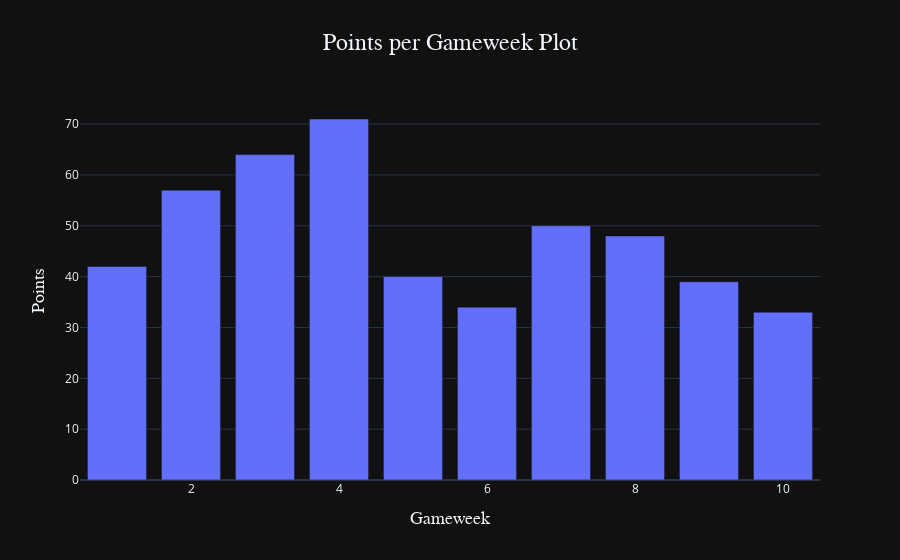

The notebook cell saved with this chart:
### Code cell
from fpl import FplCurrent, ClassicLeagues, ActivePhases, FplHistory
import numpy as np
import plotly.graph_objects as go

team = FplCurrent(7612489)

hisory = FplHistory(team.managerID, 1)


weeks_played = hisory.gameWeeks_played
gameweeks = np.arange(1, weeks_played + 1)
points = np.concatenate(
    np.array(
        [[FplHistory(team.managerID, n).points] for n in range(1, weeks_played + 1)]
    )
)

hover_text = [
    f"Gameweek {gameweek}<br>{point} points"
    for gameweek, point in zip(gameweeks, points)
]

fig = go.Figure(
    data=go.Bar(x=gameweeks, y=points, hovertext=hover_text, hoverinfo="text")
)

fig.update_layout(
    title={
        "text": "Points per Gameweek Plot",
        "x": 0.5,
        "xanchor": "center",
        "font": {
            "family": "Arial, sans-serif",
            "size": 24,
        },
    },
    xaxis_title={
        "text" : "Gameweek",
        "font": {
            "family": "Arial, sans-serif",
            "size": 18
        },
    },
    yaxis_title={
        "text" : "Points",
        "font": {
            "family": "Arial, sans-serif",
            "size": 18
        },
    },
    
    template = "plotly_dark"
)
fig.show()

### Figure 1 — Plotly figure (JSON) as saved in the notebook; plotly's stock layout.template omitted (floating-point values rounded to 4 significant figures)
{"data": [{"hoverinfo": "text", "hovertext": ["Gameweek 1<br>42 points", "Gameweek 2<br>57 points", "Gameweek 3<br>64 points", "Gameweek 4<br>71 points", "Gameweek 5<br>40 points", "Gameweek 6<br>34 points", "Gameweek 7<br>50 points", "Gameweek 8<br>48 points", "Gameweek 9<br>39 points", "Gameweek 10<br>33 points"], "type": "bar", "x": [1, 2, 3, 4, 5, 6, 7, 8, 9, 10], "y": [42, 57, 64, 71, 40, 34, 50, 48, 39, 33]}], "layout": {"autosize": true, "title": {"font": {"family": "Arial, sans-serif", "size": 24}, "text": "Points per Gameweek Plot", "x": 0.5, "xanchor": "center"}, "xaxis": {"autorange": true, "range": [0.5, 10.5], "title": {"font": {"family": "Arial, sans-serif", "size": 18}, "text": "Gameweek"}, "type": "linear"}, "yaxis": {"autorange": true, "range": [0, 74.74], "title": {"font": {"family": "Arial, sans-serif", "size": 18}, "text": "Points"}, "type": "linear"}}}
